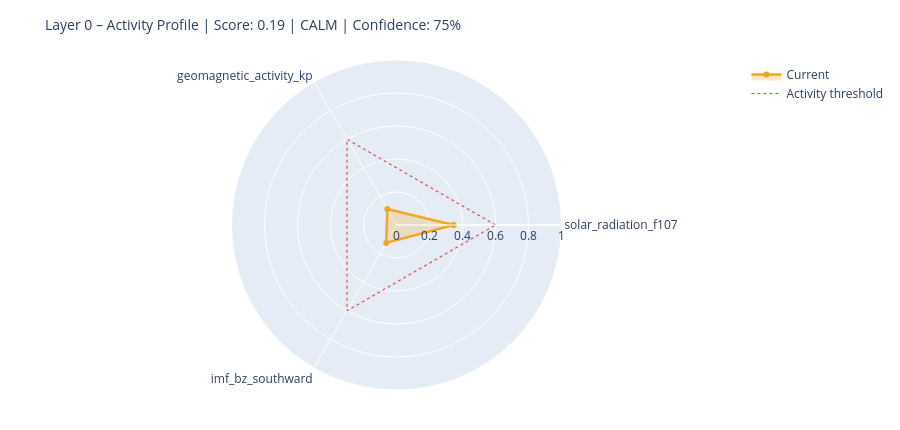

Write notebook code for a chart like this one.
### Markdown cell above
---
## 6. State Assessment & Handoff to Layer 1

### Code cell
# ============================================================
# STEP 1 – Collect raw values with source modes
# Mode: 'primary' | 'fallback_3h' | 'last_valid' | 'missing'
# ============================================================

def safe_last(df, col):
    if df is None or col not in df.columns: return None
    s = df[col].dropna()
    return float(s.iloc[-1]) if not s.empty else None

f107_now = safe_last(df_f107, 'f10.7')
bz_now   = safe_last(df_mag,  'bz_gsm')
kp_now   = safe_last(df_kp,   'kp')
sw_now   = safe_last(df_sw,   'speed')

source_modes = {
    'F10.7':    'primary'  if f107_now is not None else 'missing',
    'Kp':       'primary'  if kp_now   is not None else 'missing',
    'IMF_Bz':   'primary'  if bz_now   is not None else 'missing',
    'SW_speed': 'primary'  if sw_now   is not None else 'missing',
}

# Kp Fallback – 3h endpoint
if kp_now is None:
    try:
        r = requests.get(
            'https://services.swpc.noaa.gov/json/noaa-planetary-k-index.json',
            timeout=10)
        r.raise_for_status()
        fb = pd.DataFrame(r.json())
        tc = next((c for c in fb.columns if 'time' in c.lower()), fb.columns[0])
        kc = next((c for c in fb.columns if 'kp' in c.lower() and c != tc), None)
        if kc:
            fb[kc] = fb[kc].astype(str).str.extract(r'([0-9]+(?:\.[0-9]*)?)')[0]
            fb[kc] = pd.to_numeric(fb[kc], errors='coerce')
            fb = fb[fb[kc] >= 0].dropna(subset=[kc])
            if not fb.empty:
                kp_now = float(fb[kc].iloc[-1])
                source_modes['Kp'] = 'fallback_3h'
                print(f'  Kp fallback (3h): {kp_now:.1f}')
    except Exception as e:
        print(f'  Kp fallback failed: {e}')

# Solar Wind Fallback – last valid value
if sw_now is None and df_sw is not None and 'speed' in df_sw.columns:
    s = df_sw['speed'].dropna()
    if not s.empty:
        sw_now = float(s.iloc[-1])
        source_modes['SW_speed'] = 'last_valid'
        print(f'  SW fallback (last_valid): {sw_now:.0f} km/s')

print()
print('Source modes:', source_modes)

# ============================================================
# STEP 2 – Score from available components only
# ============================================================

def norm(v, lo, hi):
    if v is None: return None
    return max(0.0, min(1.0, (v - lo) / (hi - lo)))

COMPONENTS = {
    'solar_radiation_f107':    (f107_now, norm(f107_now, 60, 250)),
    'geomagnetic_activity_kp': (kp_now,   norm(kp_now,   0,   9)),
    'imf_bz_southward':        (bz_now,   norm(-(bz_now or 0) if bz_now else None, -5, 30)
                                           if bz_now is not None else None),
    'solar_wind_speed':        (sw_now,   norm(sw_now, 300, 800)),
}

available   = {k: v[1] for k, v in COMPONENTS.items() if v[1] is not None}
unavailable = [k for k, v in COMPONENTS.items() if v[1] is None]

layer0_score = round(sum(available.values()) / len(available), 4) if available else None
confidence   = round(len(available) / len(COMPONENTS), 2)

level = ('unknown'  if layer0_score is None
         else 'calm'     if layer0_score < 0.3
         else 'moderate' if layer0_score < 0.6
         else 'active')

# ============================================================
# STEP 3 – Dominant Driver
# ============================================================

def dominant_driver(kp, f107, bz, sw):
    candidates = []
    if kp   is not None and kp   >= 4:   candidates.append(('geomagnetic',    kp / 9))
    if sw   is not None and sw   >= 500:  candidates.append(('solar_wind',     sw / 800))
    if bz   is not None and bz   <= -5:   candidates.append(('imf_southward',  abs(bz) / 30))
    if f107 is not None and f107 >= 150:  candidates.append(('solar_radiation',f107 / 250))
    return max(candidates, key=lambda x: x[1])[0] if candidates else 'none'

driver = dominant_driver(kp_now, f107_now, bz_now, sw_now)

# ============================================================
# STEP 4 – Downstream expectations
# ============================================================

def downstream_expectation(driver, score, kp, bz, f107):
    exp = {
        'magnetosphere':        'calm',
        'ionosphere':           'calm',
        'schumann_resonance':   'unchanged',
        'lithosphere_currents': 'low',
    }
    if driver == 'geomagnetic' or (kp and kp >= 5):
        exp['magnetosphere']        = 'compressed / storm'
        exp['ionosphere']           = 'elevated disturbance (TEC variability)'
        exp['schumann_resonance']   = 'elevated amplitude possible'
        exp['lithosphere_currents'] = 'elevated induction currents'
    elif driver == 'imf_southward' or (bz and bz <= -5):
        exp['magnetosphere']        = 'energy coupling active'
        exp['ionosphere']           = 'elevated electron density possible'
        exp['schumann_resonance']   = 'slight modulation possible'
    elif driver == 'solar_radiation' or (f107 and f107 >= 150):
        exp['ionosphere']           = 'elevated ionization (F-layer)'
        exp['schumann_resonance']   = 'slightly elevated background activity'
    return exp

downstream = downstream_expectation(driver, layer0_score, kp_now, bz_now, f107_now)

# ============================================================
# CONSOLE OUTPUT
# ============================================================

W = 58
print('=' * W)
print('LAYER 0 – STATE ASSESSMENT')
print('=' * W)
for name, (raw_v, score_v) in COMPONENTS.items():
    if score_v is not None:
        bar = '█' * int(score_v * 20) + '░' * (20 - int(score_v * 20))
        print(f'  {name:<35}  {bar}  {score_v:.2f}')
    else:
        print(f'  {name:<35}  {"─" * 20}  n/a')
print('-' * W)
print(f'  Score ({len(available)}/{len(COMPONENTS)} components):  {layer0_score:.3f}')
print(f'  Confidence:         {confidence:.0%}')
print(f'  Level:              {level.upper()}')
print(f'  Dominant Driver:    {driver}')

# Radar chart
cats = list(available.keys())
vals = list(available.values())
if len(cats) >= 3:
    fig = go.Figure()
    fig.add_trace(go.Scatterpolar(
        r=vals + [vals[0]], theta=cats + [cats[0]],
        fill='toself', fillcolor='rgba(242,166,35,0.25)',
        line=dict(color='#F2A623', width=2.5), name='Current'
    ))
    fig.add_trace(go.Scatterpolar(
        r=[0.6] * (len(cats) + 1), theta=cats + [cats[0]],
        line=dict(color='#E24B4A', dash='dot', width=1.2),
        mode='lines', name='Activity threshold'
    ))
    fig.update_layout(
        title=dict(text=f'Layer 0 – Activity Profile | Score: {layer0_score:.2f} | {level.upper()} | Confidence: {confidence:.0%}',
                   font=dict(size=14)),
        polar=dict(radialaxis=dict(visible=True, range=[0, 1])),
        height=430, showlegend=True,
        margin=dict(l=60, r=60, t=60, b=40)
    )
    fig.show()

### Figure 1 — Plotly figure (JSON) as saved in the notebook; plotly's stock layout.template omitted (floating-point values rounded to 4 significant figures)
{"data": [{"fill": "toself", "fillcolor": "rgba(242,166,35,0.25)", "line": {"color": "#F2A623", "width": 2.5}, "name": "Current", "r": [0.3457, 0.1111, 0.1251, 0.3457], "theta": ["solar_radiation_f107", "geomagnetic_activity_kp", "imf_bz_southward", "solar_radiation_f107"], "type": "scatterpolar"}, {"line": {"color": "#E24B4A", "dash": "dot", "width": 1.2}, "mode": "lines", "name": "Activity threshold", "r": [0.6, 0.6, 0.6, 0.6], "theta": ["solar_radiation_f107", "geomagnetic_activity_kp", "imf_bz_southward", "solar_radiation_f107"], "type": "scatterpolar"}], "layout": {"height": 430, "margin": {"b": 40, "l": 60, "r": 60, "t": 60}, "polar": {"radialaxis": {"range": [0, 1], "visible": true}}, "showlegend": true, "title": {"font": {"size": 14}, "text": "Layer 0 – Activity Profile | Score: 0.19 | CALM | Confidence: 75%"}}}
